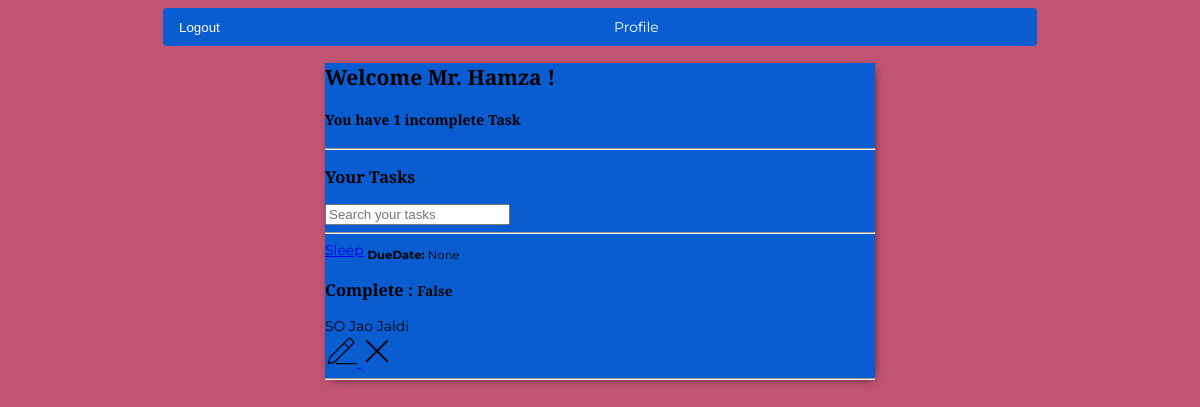
Screenshot of / (signed in) with the database file from the repository.
### base/models.py (models this page shows, shortened)
class Task(models.Model):
    title  = models.CharField(max_length=150)
    user = models.ForeignKey(User, on_delete=models.CASCADE, null=True, blank=True)
    description = models.TextField(max_length = 250,blank = True, null = True) # the blank and null will allow the description to be optional (not required
    dueDate = models.DateTimeField(null = True, blank = True) # this will be the date and time when the task is due
    created = models.DateTimeField(auto_now_add = True)# the auto_now_add will automatically add the date and time when the task is created
    complete = models.BooleanField(default = False) # setting the default of this to false because when we first create a task it is not completed
    REQUIRED_FIELDS = [title,complete]
    class Meta:
        ordering = ['complete', '-created'] # created will set the order of the tasks to be in the order of the date and time they were created in ascending order

### base/views.py (the view)
# urls.py: path('',TaskList.as_view(),name = 'tasksHome'),
class TaskList(LoginRequiredMixin,ListView):
    model = Task
    template_name = 'base/tasksHome.html'
    context_object_name = 'tasks'   # This is used to specify the name of the object that we want to use in the template. In this case, we are using tasks as the object name
    def get_context_data(self, **kwargs):
        context = super().get_context_data(**kwargs)
        context['tasks'] = context['tasks'].filter(user=self.request.user) # this allows us to filter the tasks based on the user that is logged in. This will only show the tasks that are created by the user that is logged in
        context['count'] = context['tasks'].filter(complete = False).count() # this will count the number of tasks that are not completed
        search_input = self.request.GET.get('q') or ''
        if search_input:
            context['tasks'] = context['tasks'].filter(title__icontains = search_input)
        context['search_input'] = search_input
        return context

### base/templates/base/tasksHome.html (shortened to what this page needs)
{% extends "main.html" %}
{% block content %}
<div class = "MainPage">
    <div class = "HeaderBar">
    {% if request.user.is_authenticated %}
        <h2> Welcome Mr. {{ request.user|title}} !</h2>
        <h4> You have {{count}} incomplete Task{{count|pluralize:"s"}}</h4>
        <hr>
    {% endif%}
    </div>
<h3>Your Tasks</h3>
 <div id="search-add-wrapper">
    <form method="GET" style="display: flex;">
        <input name='q' placeholder="Search your tasks" value="{{search_input}}" type =  "text">
    </form>
</div>
 <hr>
  <div id="tasklist" class="task-items-wrapper">
    {% if tasks is None%}
            <div style="text-align: center; padding-bottom: 10px; line-height: 1em;">
                <h3>No items to see.....</h3>
                <h3>Create a <a style="text-decoration: none; color: #e53935;" href="{% url 'create-task' %}      ">New task</a> ! </h3>
            </div>
    {% else %}
      {% for task in tasks %}
           <a href = "{% url 'task' task.id%}" >   {{ task.title}}</a>
                  <sub><strong>DueDate: </strong>{{ task.dueDate}} </sub>
                  <h3>Complete : <SMALL> {{task.complete}}</SMALL> </h3>
           {% if task.description == '' %}
                  <span> No Description</span>
           {% else%}
               <span>  {{ task.description}} </span>
           {% endif%}
           {% if task.user == request.user  %}
           <div class="room__topRight">
             <a href="{% url 'edit-task' task.id %}">
             </a>
             <a href="{% url 'delete-task' task.id %}">
            <svg version="1.1" xmlns="http://www.w3.org/2000/svg" width="32" height="32" viewBox="0 0 32 32">
              <title>Delete</title>
              <path
                d="M27.314 6.019l-1.333-1.333-9.98 9.981-9.981-9.981-1.333 1.333 9.981 9.981-9.981 9.98 1.333 1.333 9.981-9.98 9.98 9.98 1.333-1.333-9.98-9.98 9.98-9.981z">
              </path>
            </svg>
             </a>
           </div>
           {% endif %}
           <hr>
      {% endfor%}
    {% endif%}
  </div>
</div>
{% endblock content%}

### static/styles/one.css (style rules this page uses)
body { font-family: "Montserrat", sans-serif; font-optical-sizing: auto; font-size: 14px; background-color: #c15473; font-optical-sizing: auto; font-weight: weight; font-style: normal; }
h1, h2, h3, h4, h5, h6 { font-family: "Playfair Display", serif; font-optical-sizing: auto; font-style: normal; }
.MainPage { max-width: 550px; margin: auto; background-color: #0a5dd1; box-shadow: 2px 2px 10px -4px rgba(0, 0, 0, 0.75); -webkit-box-shadow: 2px 2px 10px -4px rgba(0,0,0,0.75); }

### rows the page displays
Task: title "Sleep", dueDate "None", complete "False", description "SO Jao Jaldi"

### other values shown
{{ request.user|title }} "Hamza"
{{ count }} "1"
